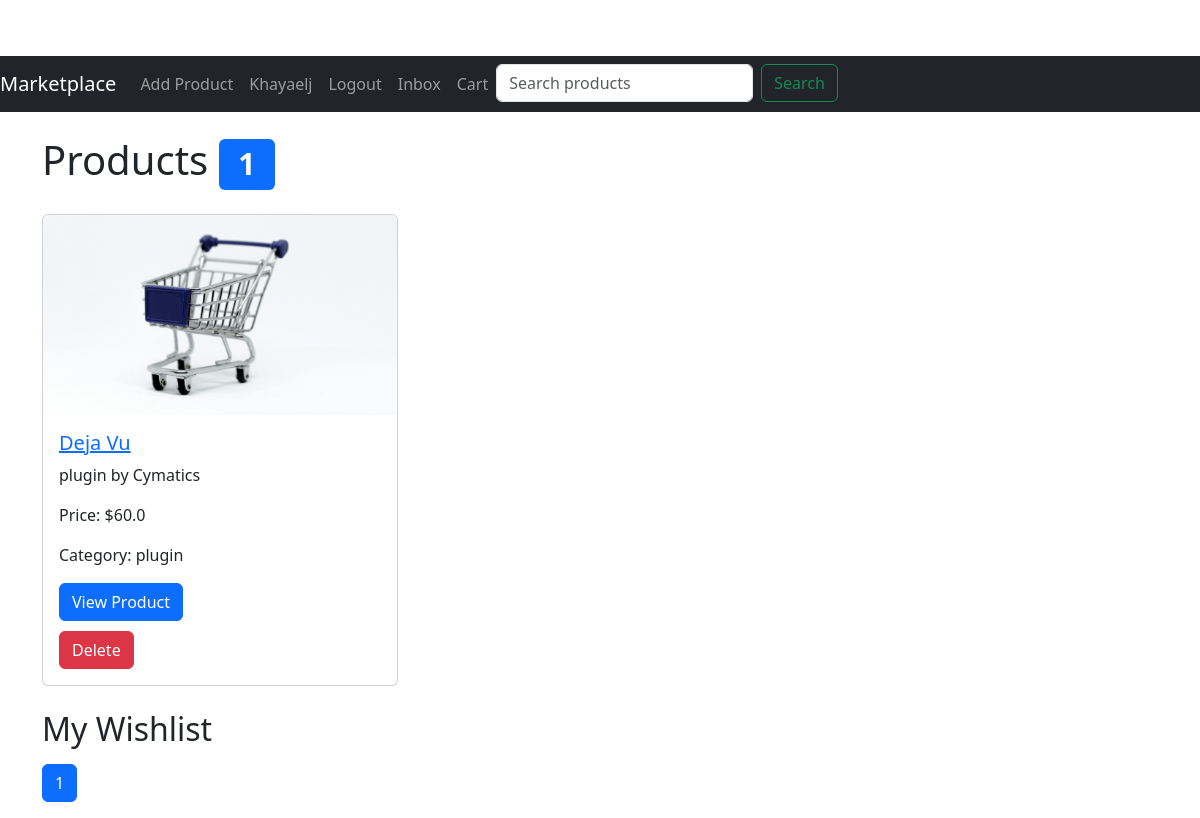
The app's page /index (signed in) with its own data.
### app/models.py (models this page shows, shortened)
class User(UserMixin, db.Model):
    id = db.Column(db.Integer, primary_key=True)
    username = db.Column(db.String(64), index=True, unique=True)
    email = db.Column(db.String(120), index=True, unique=True)
    password_hash = db.Column(db.String(128))
    profile_picture = db.Column(db.String(150), nullable=True)
    products = db.relationship('Product', backref='author', lazy='dynamic')
    reviews = db.relationship('Review', backref='author', lazy='dynamic')
    wishlist_entries = db.relationship('Wishlist', backref='user', lazy=True)
    received_messages = db.relationship('Message', foreign_keys='Message.receiver_id', backref='receiver', overlaps="sent_messages,received_messages")
    sent_messages = db.relationship('Message', foreign_keys='Message.sender_id', backref='sender', overlaps="received_messages,sent_messages")

class Product(db.Model):
    id = db.Column(db.Integer, primary_key=True)
    title = db.Column(db.String(128))
    description = db.Column(db.String(1024))
    price = db.Column(db.Float)
    image = db.Column(db.String(150), nullable=True)
    is_sold = db.Column(db.Boolean, default=False)
    created_at = db.Column(db.DateTime, index=True, default=datetime.utcnow)
    user_id = db.Column(db.Integer, db.ForeignKey('user.id'))
    category_id = db.Column(db.Integer, db.ForeignKey('category.id'))
    file_path = db.Column(db.String(150), nullable=True)  # Field for storing file paths
    file_type = db.Column(db.String(50), nullable=True)  # Field to store the type of file (e.g., 'ebook', 'plugin', 'instrumental')
    reviews = db.relationship('Review', backref='product', lazy='dynamic')
    orders = db.relationship('Order', backref='product', lazy='dynamic')

class Category(db.Model):
    id = db.Column(db.Integer, primary_key=True)
    name = db.Column(db.String(64), index=True, unique=True)
    products = db.relationship('Product', backref='category', lazy='dynamic')

### app/routes.py (the view)
@bp.route('/')
@bp.route('/index')
@login_required
def index():
    products = Product.query.order_by(Product.created_at.desc()).paginate(per_page=10)
    print(f"Products: {products.items}")  # Debug statement
    cart = Cart.query.filter_by(user_id=current_user.id).first()
    cart_item_count = len(CartItem.query.filter_by(cart_id=cart.id).all()) if cart else 0
    wishlist_items = Wishlist.query.filter_by(user_id=current_user.id).all()
    print(f"Wishlist Items: {wishlist_items}")  # Debug statement
    unread_count = Message.query.filter_by(receiver_id=current_user.id, read=False).count()
    return render_template('home.html', products=products, cart_item_count=cart_item_count, wishlist_items=wishlist_items, unread_count=unread_count)

### app/models.py (called while the page is built)
@login.user_loader
def load_user(id):
    return User.query.get(int(id))

### app/routes.py (called while the page is built)
@bp.before_request
def before_request():
    if current_user.is_authenticated:
        unread_count = Message.query.filter_by(receiver_id=current_user.id, read=False).count()
        current_app.jinja_env.globals['unread_count'] = unread_count

### app/templates/home.html (shortened to what this page needs)
{% extends "base.html" %}
{% block content %}
  <h1 class="my-4">Products
    <span class="badge bg-primary">{{ cart_item_count }}</span>
  </h1>
  <div class="row">
    {% for product in products.items %}
    <div class="col-md-4 mb-4">
      <div class="card">
        {% if product.image %}
          <img src="{{ url_for('static', filename='images/' + product.image) }}" class="card-img-top" alt="{{ product.title }}">
        {% else %}
          <img src="{{ url_for('static', filename='images/default.jpg') }}" class="card-img-top" alt="Default Image">
        {% endif %}
        <div class="card-body">
          <h5 class="card-title"><a href="{{ url_for('main.product', id=product.id) }}">{{ product.title }}</a></h5>
          <p class="card-text">{{ product.description }}</p>
          <p class="card-text">Price: ${{ product.price }}</p>
          <p class="card-text">Category: {{ product.category.name }}</p>
          <a href="{{ url_for('main.product', id=product.id) }}" class="btn btn-primary">View Product</a>
          {% if product.author == current_user %}
          <form action="{{ url_for('main.remove_product', id=product.id) }}" method="post" style="margin-top: 10px;">
              <button type="submit" class="btn btn-danger">Delete</button>
          </form>
          {% endif %}
        </div>
      </div>
    </div>
    {% endfor %}
  </div>
  <h2>My Wishlist</h2>
  <nav aria-label="Page navigation">
    <ul class="pagination">
      {% for page_num in products.iter_pages(left_edge=2, right_edge=2, left_current=1, right_current=1) %}
      {% if page_num %}
      <li class="page-item {% if page_num == products.page %}active{% endif %}">
        <a class="page-link" href="{{ url_for('main.index', page=page_num) }}">{{ page_num }}</a>
      </li>
      {% else %}
      <li class="page-item disabled"><span class="page-link">...</span></li>
      {% endif %}
      {% endfor %}
    </ul>
  </nav>
{% endblock %}

### app/templates/base.html (shortened to what this page needs)
<!doctype html>
<html lang="en">
<head>
  <link rel="stylesheet" href="{{ url_for('static', filename='css/styles.css') }}">
  <link href="https://cdn.jsdelivr.net/npm/bootstrap@5.3.0/dist/css/bootstrap.min.css" rel="stylesheet">
</head>
<body>
  <nav class="navbar navbar-expand-lg navbar-dark bg-dark">
    <a class="navbar-brand" href="{{ url_for('main.index') }}">Marketplace</a>
    <div class="collapse navbar-collapse" id="navbarNav">
      <ul class="navbar-nav">
        {% if current_user.is_authenticated %}
        <li class="nav-item">
          <a class="nav-link" href="{{ url_for('main.add_product') }}">Add Product</a>
        </li>
        <li class="nav-item">
          <a class="nav-link" href="{{ url_for('main.edit_profile') }}">{{ current_user.username }}</a>
        </li>
        <li class="nav-item">
          <a class="nav-link" href="{{ url_for('main.logout') }}">Logout</a>
        </li>
        <li class="nav-item">
          <a class="nav-link" href="{{ url_for('main.inbox') }}">
            Inbox
          </a>
        </li>
        {% endif %}
        <li class="nav-item">
          <a class="nav-link" href="{{ url_for('main.cart') }}">Cart</a>
        </li>
        <li class="nav-item">
          <form class="d-flex ms-auto" action="{{ url_for('main.search') }}" method="get">
            <input class="form-control me-2" type="search" name="query" placeholder="Search products" aria-label="Search">
            <button class="btn btn-outline-success" type="submit">Search</button>
          </form>
        </li>
      </ul>
    </div>
  </nav>
  <div class="container">
    {% block content %}{% endblock %}
  </div>
</body>
</html>

### app/static/css/styles.css (style rules this page uses)
body { padding-top: 56px; }
.card-img-top { height: 200px; object-fit: cover; }
.navbar { margin-bottom: 20px; }
.page-item.active .page-link { background-color: #0d6efd; border-color: #0d6efd; }
.container { max-width: 960px; margin: 0 auto; }
.btn { border-radius: .2rem; padding: .5rem 1rem; }
.btn-primary { background-color: #007bff; border-color: #007bff; }
.btn-danger { background-color: #dc3545; border-color: #dc3545; }

### records on screen
User: username "Khayaelj"
Product: title "Deja Vu", description "plugin by Cymatics", price "60.0", category.name "plugin"

### other values on screen
{{ cart_item_count }} "1"
{{ page_num }} "1"
